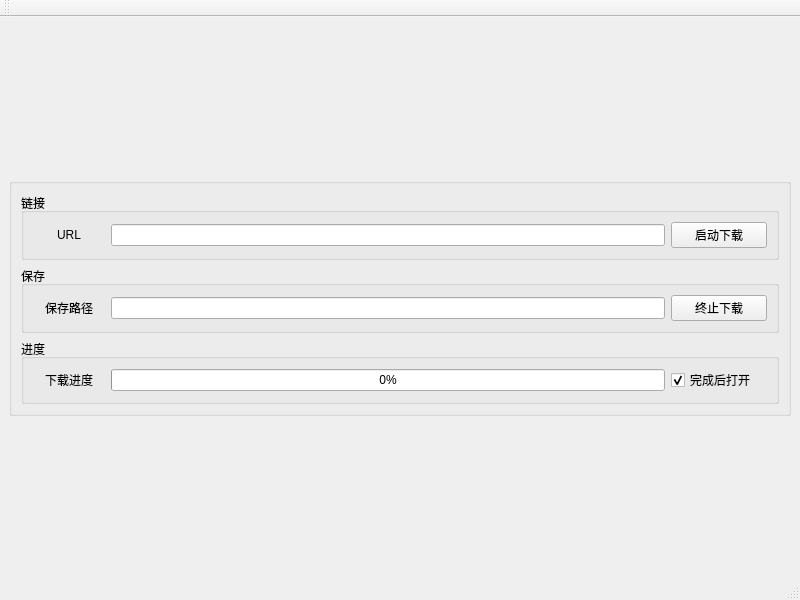
<?xml version="1.0" encoding="UTF-8"?>
<ui version="4.0">
 <class>Downloader</class>
 <widget class="QMainWindow" name="Downloader">
  <property name="geometry">
   <rect>
    <x>0</x>
    <y>0</y>
    <width>800</width>
    <height>600</height>
   </rect>
  </property>
  <property name="windowTitle">
   <string>Downloader</string>
  </property>
  <widget class="QWidget" name="W_Central">
   <layout class="QVBoxLayout" name="verticalLayout_2">
    <item>
     <widget class="QGroupBox" name="GB_Downloader">
      <property name="sizePolicy">
       <sizepolicy hsizetype="Preferred" vsizetype="Fixed">
        <horstretch>0</horstretch>
        <verstretch>0</verstretch>
       </sizepolicy>
      </property>
      <property name="title">
       <string/>
      </property>
      <layout class="QVBoxLayout" name="verticalLayout">
       <item>
        <widget class="QGroupBox" name="GB_Link">
         <property name="sizePolicy">
          <sizepolicy hsizetype="Preferred" vsizetype="Fixed">
           <horstretch>0</horstretch>
           <verstretch>0</verstretch>
          </sizepolicy>
         </property>
         <property name="title">
          <string>链接</string>
         </property>
         <layout class="QHBoxLayout" name="horizontalLayout">
          <item>
           <widget class="QLabel" name="L_Link">
            <property name="minimumSize">
             <size>
              <width>72</width>
              <height>0</height>
             </size>
            </property>
            <property name="maximumSize">
             <size>
              <width>72</width>
              <height>16777215</height>
             </size>
            </property>
            <property name="text">
             <string>URL</string>
            </property>
            <property name="alignment">
             <set>Qt::AlignCenter</set>
            </property>
           </widget>
          </item>
          <item>
           <widget class="QLineEdit" name="LE_Link">
            <property name="clearButtonEnabled">
             <bool>true</bool>
            </property>
           </widget>
          </item>
          <item>
           <widget class="QPushButton" name="PB_Download">
            <property name="sizePolicy">
             <sizepolicy hsizetype="Preferred" vsizetype="Fixed">
              <horstretch>0</horstretch>
              <verstretch>0</verstretch>
             </sizepolicy>
            </property>
            <property name="minimumSize">
             <size>
              <width>96</width>
              <height>0</height>
             </size>
            </property>
            <property name="maximumSize">
             <size>
              <width>96</width>
              <height>16777215</height>
             </size>
            </property>
            <property name="text">
             <string>启动下载</string>
            </property>
           </widget>
          </item>
         </layout>
        </widget>
       </item>
       <item>
        <widget class="QGroupBox" name="GB_Path">
         <property name="sizePolicy">
          <sizepolicy hsizetype="Preferred" vsizetype="Fixed">
           <horstretch>0</horstretch>
           <verstretch>0</verstretch>
          </sizepolicy>
         </property>
         <property name="title">
          <string>保存</string>
         </property>
         <layout class="QHBoxLayout" name="horizontalLayout_2">
          <item>
           <widget class="QLabel" name="L_Path">
            <property name="minimumSize">
             <size>
              <width>72</width>
              <height>0</height>
             </size>
            </property>
            <property name="maximumSize">
             <size>
              <width>72</width>
              <height>16777215</height>
             </size>
            </property>
            <property name="text">
             <string>保存路径</string>
            </property>
            <property name="alignment">
             <set>Qt::AlignCenter</set>
            </property>
           </widget>
          </item>
          <item>
           <widget class="QLineEdit" name="LE_Path">
            <property name="clearButtonEnabled">
             <bool>true</bool>
            </property>
           </widget>
          </item>
          <item>
           <widget class="QPushButton" name="PB_Terminate">
            <property name="sizePolicy">
             <sizepolicy hsizetype="Preferred" vsizetype="Fixed">
              <horstretch>0</horstretch>
              <verstretch>0</verstretch>
             </sizepolicy>
            </property>
            <property name="minimumSize">
             <size>
              <width>96</width>
              <height>0</height>
             </size>
            </property>
            <property name="maximumSize">
             <size>
              <width>96</width>
              <height>16777215</height>
             </size>
            </property>
            <property name="text">
             <string>终止下载</string>
            </property>
           </widget>
          </item>
         </layout>
        </widget>
       </item>
       <item>
        <widget class="QGroupBox" name="GB_Progress">
         <property name="sizePolicy">
          <sizepolicy hsizetype="Preferred" vsizetype="Fixed">
           <horstretch>0</horstretch>
           <verstretch>0</verstretch>
          </sizepolicy>
         </property>
         <property name="title">
          <string>进度</string>
         </property>
         <layout class="QHBoxLayout" name="horizontalLayout_3">
          <item>
           <widget class="QLabel" name="L_Progress">
            <property name="minimumSize">
             <size>
              <width>72</width>
              <height>0</height>
             </size>
            </property>
            <property name="maximumSize">
             <size>
              <width>72</width>
              <height>16777215</height>
             </size>
            </property>
            <property name="text">
             <string>下载进度</string>
            </property>
            <property name="alignment">
             <set>Qt::AlignCenter</set>
            </property>
           </widget>
          </item>
          <item>
           <widget class="QProgressBar" name="PB_Progress">
            <property name="value">
             <number>0</number>
            </property>
           </widget>
          </item>
          <item>
           <widget class="QCheckBox" name="CB_Trigger">
            <property name="minimumSize">
             <size>
              <width>96</width>
              <height>0</height>
             </size>
            </property>
            <property name="maximumSize">
             <size>
              <width>96</width>
              <height>16777215</height>
             </size>
            </property>
            <property name="text">
             <string>完成后打开</string>
            </property>
            <property name="checked">
             <bool>true</bool>
            </property>
           </widget>
          </item>
         </layout>
        </widget>
       </item>
      </layout>
     </widget>
    </item>
   </layout>
  </widget>
  <widget class="QMenuBar" name="MB_Menu">
   <property name="geometry">
    <rect>
     <x>0</x>
     <y>0</y>
     <width>800</width>
     <height>26</height>
    </rect>
   </property>
  </widget>
  <widget class="QStatusBar" name="SB_Status"/>
  <widget class="QToolBar" name="toolBar">
   <property name="windowTitle">
    <string>toolBar</string>
   </property>
   <attribute name="toolBarArea">
    <enum>TopToolBarArea</enum>
   </attribute>
   <attribute name="toolBarBreak">
    <bool>false</bool>
   </attribute>
  </widget>
 </widget>
 <resources/>
 <connections/>
</ui>
